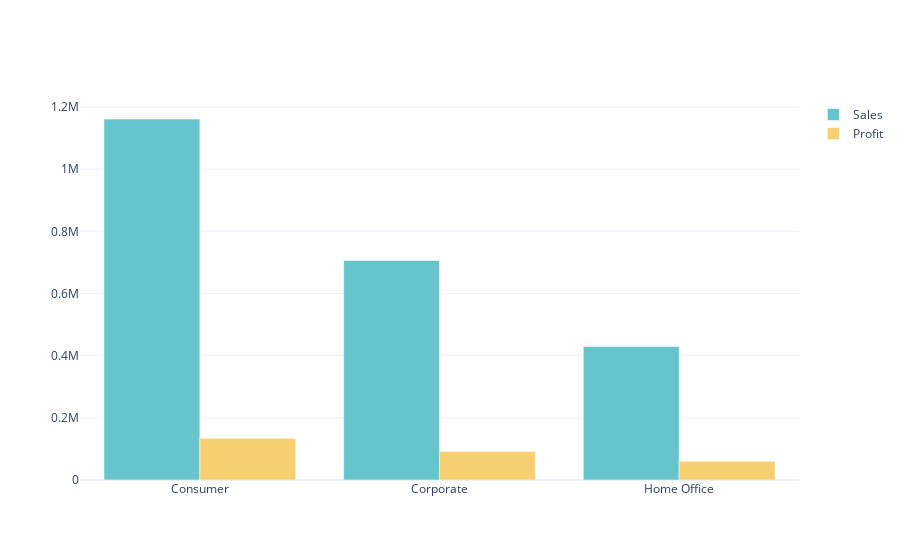

The notebook cell saved with this chart:
### Code cell
fig=go.Figure()

fig.add_trace(go.Bar(x=sales_profit_by_segment['Segment'],
                         y=sales_profit_by_segment['Sales'],
                         name='Sales',
                         marker_color=colors.qualitative.Pastel[0]))
fig.add_trace(go.Bar(x=sales_profit_by_segment['Segment'],
                     y=sales_profit_by_segment['Profit'],
                     name='Profit',
                     marker_color=colors.qualitative.Pastel[1]))

fig.show()

### Figure 1 — Plotly figure (JSON) as saved in the notebook; plotly's stock layout.template omitted (floating-point values rounded to 4 significant figures)
{"data": [{"marker": {"color": "rgb(102, 197, 204)"}, "name": "Sales", "type": "bar", "x": ["Consumer", "Corporate", "Home Office"], "y": [1161000.0, 706100.0, 429700.0]}, {"marker": {"color": "rgb(246, 207, 113)"}, "name": "Profit", "type": "bar", "x": ["Consumer", "Corporate", "Home Office"], "y": [134100.0, 91980.0, 60300.0]}], "layout": {"autosize": true, "xaxis": {"autorange": true, "range": [-0.5, 2.5], "type": "category"}, "yaxis": {"autorange": true, "range": [0, 1223000.0], "type": "linear"}}}
